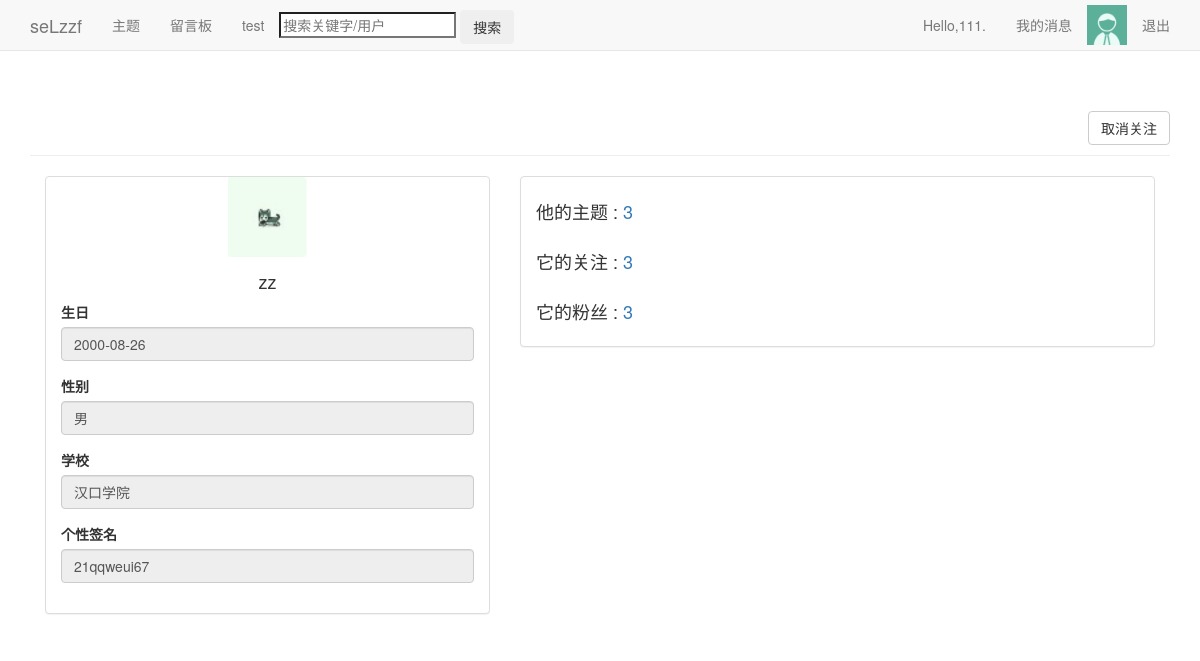
Page /users/userinfo/1/ (signed in) on the committed database.
### users/models.py (models this page shows, shortened)
class Userinfo(models.Model):
	user=models.OneToOneField(User)
	pic=models.ImageField(upload_to='images',default='images/default.jpg',verbose_name='头像',blank=True)
	sex=models.CharField('性别',max_length=2,choices=(
	('男','♂'),('女','♀')),blank=True)
	birthday=models.DateField('生日',default='2000-01-01',blank=True)
	school=models.TextField('学校',max_length=50,default='暂未设置所在学校')
	autograph=models.TextField('个性签名',max_length=50,default='暂未设置个性签名')

### users/views.py (the view)
# urls.py: url(r'^userinfo/(?P<user_id>\d+)/$',views.userinfo,name='userinfo'),
def userinfo(request,user_id):
	page_user=User.objects.get(id=user_id)
	themes=Theme.objects.filter(owner=page_user)
	page_userinfo=Userinfo.objects.get(user=page_user)
	info_read_form=UserProfileForm_read(instance=page_userinfo)
	followers=Follower.objects.filter(focus=page_user)
	focusers=Follower.objects.filter(follower=page_user)
	try:
		the_follower=Follower.objects.get(focus=page_user,follower=request.user)
	except:
		the_follower=False
	context={'page_user':page_user,'themes':themes,'page_userinfo':page_userinfo,'info_read_form':info_read_form,'followers':followers,'the_follower':the_follower,'focusers':focusers}
	return render(request,'users/userinfo.html',context)

### users/forms.py
class UserProfileForm_read(ModelForm):
	class Meta:
		model=Userinfo
		fields=['birthday','sex','school','autograph']
		widgets={
			'birthday':TextInput(attrs={'readonly':'readonly'}),
			'sex':TextInput(attrs={'readonly':'readonly'}),
			'school':TextInput(attrs={'readonly':'readonly'}),
			'autograph':TextInput(attrs={'readonly':'readonly'}),
		}

### blog/context_processor.py (called while the page is built)
def request_userinfo(request):
	user=request.user
	try:
		request_userinfo=Userinfo.objects.get(user=user)
		return {'request_userinfo':request_userinfo}
	except:
		return {'request_userinfo':'请登录.'}

### users/templates/users/userinfo.html (shortened to what this page needs)
{% extends "blogs/base.html" %}
{% load bootstrap3 %}
{% block header %}
{% if user == page_user %}
  <p style="margin-bottom:1px " align="right">
    <a href="{% url 'users:alterinfo' %}"><button class="btn btn-default">修改信息</button></a>
  </p>
{% else %}
  <p style="margin-bottom:1px " align="right">
      <a href="{% url 'users:follow' page_user.id %}">
	    {% if the_follower in followers %}
	    <button class="btn btn-default">取消关注</button>
	    {% else %}
	    <button class="btn btn-default">关注</button>
	    {% endif %}
	  </a>
  </p>
{% endif %}
{% endblock header %}
{% block content %}
<div class="col-md-5">
  <div class='panel panel-default'>
    <div style="border:1px padding:2px" class='text-center'>
	  <img src="{{ page_userinfo.pic.url }}" alt='pic' height="80" width="80" />
    </div>
	<div class='panel-body'>
	  <div>
	    <h4 class='text-center' style="margin-top: 0px;">{{page_user.username}}</h4>
	  </div>
	  <form method='post' class='form' enctype="multipart/form-data">
        {% bootstrap_form info_read_form %}
      </form>
    </div>
  </div>
</div>
<div class="col-md-7">
  <div class='panel panel-default'>
    <h4>
    <div class='panel-body'>
	  {% if page_userinfo.sex == '男' %}他{% else %}她{% endif %}的主题 : <a href="{% url 'blogs:themes' page_user.id %}" >{{ themes.count }}</a>
    </div>
	<div class='panel-body'>
	  它的关注 : <a href="{% url 'users:ff_list' page_user.id %}?f=focusers">{{ focusers.count }}</a>
    </div>
	<div class='panel-body'>
	  它的粉丝 : <a href="{% url 'users:ff_list' page_user.id %}?f=followers">{{ followers.count }}</a>
    </div>
	</h4>
  </div>
</div>
{% endblock content %}

### blogs/templates/blogs/base.html (shortened to what this page needs)
{% load bootstrap3 %}
{% load static %}
<!DOCTYPE html>
<html lang='en'>
<head>
  {% bootstrap_css %}
</head>
<body>
  <nav class='navbar navbar-default navbar-static-top'>
    <div class='container'>
	  <div class='navbar-header'>
	    <a class='navbar-brand' href="{% url 'blogs:index' %}">seLzzf</a>
	  </div>
	  <div id='navbar' class='navbar-collapse collapse'>
	    <ul class='nav navbar-nav'>
		  <li><a href="{% url 'blogs:themes' page_user.id %}">主题</a></li>
		  <li><a href="{% url 'message:message' page_user.id %}">留言板</a></li>
		  <li><a href="{% url 'blogs:test' %}">test</a></li>
		  <li style='margin-top:10px' class='search'>
		    <form method='post' action="{% url 'blogs:search' %}">
		    <input name='search' type='search' placeholder='搜索关键字/用户'>
		    <input class='btn' type='submit' value='搜索'>
		    </form>
		  </li>
		</ul>
		<ul class='nav navbar-nav navbar-right'>
		  {% if user.is_authenticated %}
			<li><a href="{% url 'users:userinfo' user.id %}">Hello,{{ user.username }}.</a></li>
			<li><a href="{% url 'users:news' %}">我的消息</a></li>
			<li><img style='margin-top:5px' src="{{ request_userinfo.pic.url }}" alt='pic' height="40" width="40"/></li>
			<li><a href="{% url 'users:logout' %}">退出</a></li>
		  {% endif %}
		</ul>
	  </div>
	</div>
  </nav>
  <div class='container'>
    <div class='page-header'>
      {% block header %}{% endblock header %}
    </div>
    <div>
      {% block content %}{% endblock content %}
	</div>
  </div>
</body>
</html>

### rows in the picture
Userinfo: pic (placeholder picture)
Userinfo: pic (picture), birthday "2000-08-26", sex "男", school "汉口学院", autograph "21qqweui67"

### other values in the picture
{{ user.username }} "111"
{{ page_user.username }} "zz"
{{ themes.count }} "3"
{{ focusers.count }} "3"
{{ followers.count }} "3"
